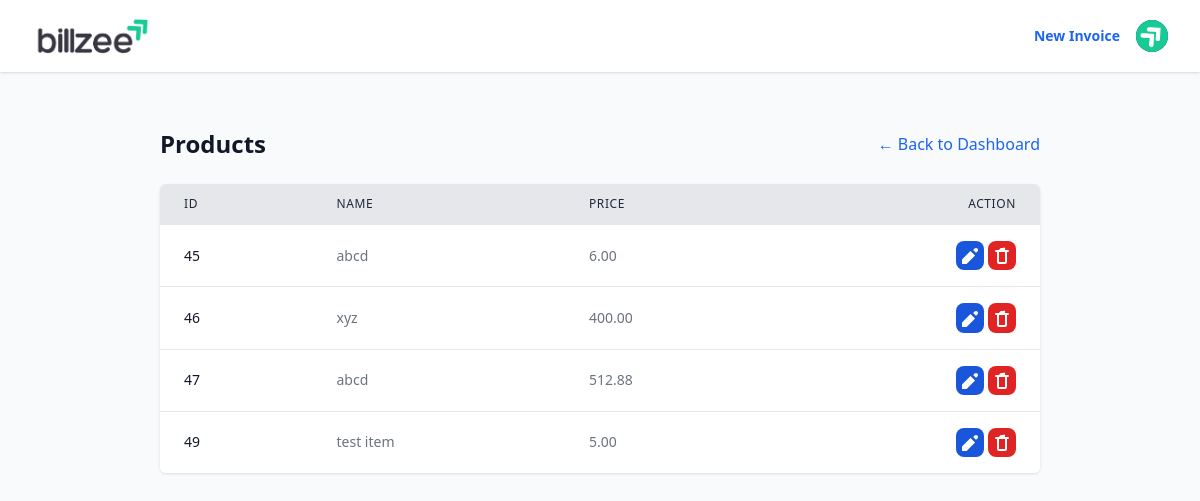
Page /invoices/products/ (signed in) on the committed database.
### invoices/models.py (models this page shows, shortened)
class Product(models.Model):
    invoice_item = models.OneToOneField(InvoiceItem, on_delete=models.CASCADE, primary_key=True)
    item_name = models.CharField(max_length=200)
    item_price = models.DecimalField(max_digits=10, decimal_places=2)

### invoices/views.py (the view)
# urls.py: path('products/', views.product_list, name='product_list'),
@login_required
def product_list(request):
    products = Product.objects.all()
    return render(request, 'products/product_list.html', {'products': products, 'title': 'Products'})

### templates/products/product_list.html (shortened to what this page needs)
{% extends 'base.html' %}
{% block content %}
<div class="container mx-auto px-4 py-8">
    <div class="flex justify-between items-center mb-6 lg:mx-14">
        <h1 class="text-2xl font-bold text-gray-900">{{ title }}</h1>
        <a href="{% url 'invoices:dashboard' %}" class="text-md text-blue-600 hover:text-gray-900">
            ← Back to Dashboard
        </a>
    </div>
    {% if products %}
    <div class="bg-white rounded-md shadow overflow-hidden lg:mx-14">
        <table class="min-w-full divide-y divide-gray-200">
            <thead class="bg-gray-200">
                <tr class="border-b-2 border-gray-900">
                    <th scope="col"
                        class="px-6 py-3 text-left text-xs font-medium text-gray-800 uppercase tracking-wider">ID</th>
                    <th scope="col"
                        class="px-6 py-3 text-left text-xs font-medium text-gray-800 uppercase tracking-wider">Name</th>
                    <th scope="col"
                        class="px-6 py-3 text-left text-xs font-medium text-gray-800 uppercase tracking-wider">Price
                    </th>
                    <th scope="col"
                        class="px-6 py-3 text-right text-xs font-medium text-gray-800 uppercase tracking-wider">Action
                    </th>
                </tr>
            </thead>
            <tbody class="bg-white divide-y divide-gray-200">
                {% for product in products %}
                <tr>
                    <td class="px-6 py-4 whitespace-nowrap text-sm font-medium text-gray-900">{{ product.pk }}</td>
                    <td class="px-6 py-4 whitespace-nowrap text-sm text-gray-500">{{ product.item_name }}</td>
                    <td class="px-6 py-4 whitespace-nowrap text-sm text-gray-500">{{ product.item_price }}</td>
                    <td class="px-6 py-4 whitespace-nowrap text-right text-sm font-medium ">
                        <button
                            onclick="openEditModal('{% url 'invoices:product_update' product.pk %}', '{{ product.item_name|escapejs }}', '{{ product.item_price }}')"
                            data-modal-target="authentication-modal" data-modal-toggle="authentication-modal"
                            class="text-white bg-blue-700 hover:bg-blue-800 focus:ring-4 focus:outline-none focus:ring-blue-300 font-medium rounded-lg text-sm p-1 text-center dark:bg-blue-600 dark:hover:bg-blue-700 dark:focus:ring-blue-800">
                            <svg xmlns="http://www.w3.org/2000/svg" class="h-5 w-5 inline-block" viewBox="0 0 20 20"
                                fill="currentColor">
                                <path
                                    d="M17.414 2.586a2 2 0 010 2.828l-1.414 1.414-2.828-2.828 1.414-1.414a2 2 0 012.828 0zM2 13.414V18h4.586l8.486-8.486-4.586-4.586L2 13.414z" />
                            </svg>
                        </button>
                        <form method="POST" action="{% url 'invoices:product_delete' product.pk %}" class="inline-block"
                            onsubmit="return confirm('Are you sure?');">
                            <button type="submit"
                                class="text-white p-1 font-medium rounded-lg text-sm bg-red-600 hover:bg-red-900 focus:ring-4 focus:outline-none focus:ring-red-300 text-center dark:bg-red-600 dark:hover:bg-red-900 dark:focus:ring-red-900"
                                title="Delete">
                                <svg xmlns="http://www.w3.org/2000/svg" class="h-5 w-5 inline-block" viewBox="0 0 20 20"
                                    fill="currentColor">
                                    <path fill-rule="evenodd"
                                        d="M9 2a1 1 0 00-.894.553L7 4H4a1 1 0 000 2h1v10a2 2 0 002 2h6a2 2 0 002-2V6h1a1 1 0 100-2h-3l-.106-.447A1 1 0 0011 2H9zM7 6h6v10H7V6z"
                                        clip-rule="evenodd" />
                                </svg>
                            </button>
                        </form>
                    </td>
                </tr>
                {% endfor %}
            </tbody>
        </table>
    </div>
    {% endif %}
</div>
{% endblock %}

### rows in the picture
Product: pk "45", item_name "abcd", item_price "6.00"
Product: pk "46", item_name "xyz", item_price "400.00"
Product: pk "47", item_name "abcd", item_price "512.88"
Product: pk "49", item_name "test item", item_price "5.00"

### other values in the picture
{{ title }} "Products"
